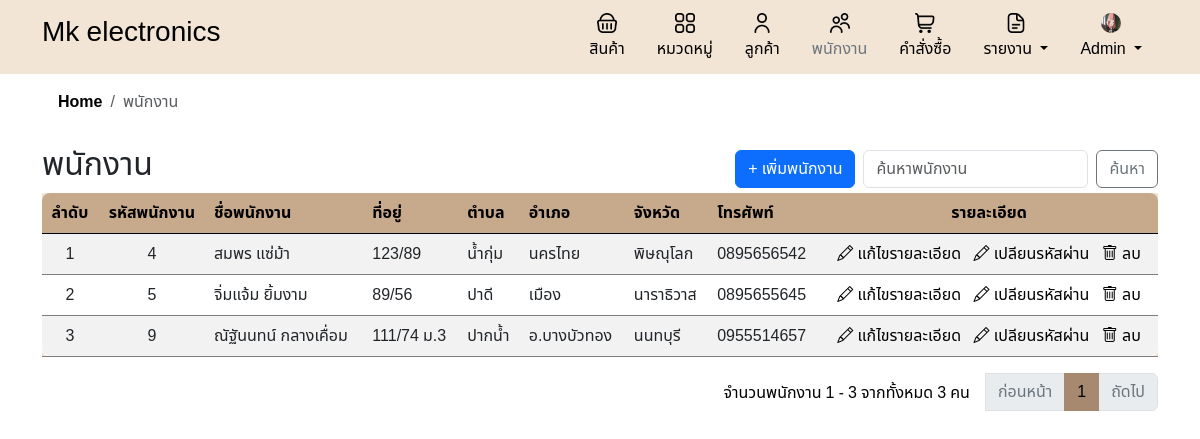
The page /employee.php (signed in) on the database its author committed.
### tables this page shows
CREATE TABLE `companies` (
  `company_id` int(11) NOT NULL,
  `company_name` varchar(100) NOT NULL,
  `company_address` varchar(255) DEFAULT NULL,
  `company_phone` varchar(10) DEFAULT NULL,
  `company_email` varchar(100) DEFAULT NULL,
  `profile_image` varchar(255) DEFAULT NULL
);

CREATE TABLE `employees` (
  `employee_id` int(11) NOT NULL,
  `name` varchar(100) NOT NULL,
  `address` varchar(255) DEFAULT NULL,
  `district` varchar(100) DEFAULT NULL,
  `city` varchar(100) DEFAULT NULL,
  `province` varchar(100) DEFAULT NULL,
  `phone` varchar(10) DEFAULT NULL,
  `created_at` timestamp NOT NULL DEFAULT current_timestamp()
);

### employee.php (the view, shortened to what this page needs)
<?php
include 'header.php';
include 'db.php';
include 'inc/links.php';
$search = isset($_GET['search']) ? $_GET['search'] : '';
$records_per_page = 10;
$current_page = isset($_GET['page']) ? intval($_GET['page']) : 1;
$offset = ($current_page - 1) * $records_per_page;
$sql = "SELECT * FROM employees";
$sql .= " LIMIT ? OFFSET ?";
$stmt = $conn->prepare($sql);
if ($search) {
    $search_param = "%$search%";
    $stmt->bind_param("ssii", $search_param, $search_param, $records_per_page, $offset);
} else {
    $stmt->bind_param("ii", $records_per_page, $offset);
}
$stmt->execute();
$result = $stmt->get_result();
$count_sql = "SELECT COUNT(*) as total_records FROM employees";
if ($search) {
    $count_sql .= " WHERE name LIKE ? OR address LIKE ?";
    $count_stmt = $conn->prepare($count_sql);
    $count_stmt->bind_param("ss", $search_param, $search_param);
    $count_stmt->execute();
    $count_result = $count_stmt->get_result();
} else {
    $count_result = $conn->query($count_sql);
}
$total_records = $count_result->fetch_assoc()['total_records'];
$total_pages = ceil($total_records / $records_per_page);
?>
<!DOCTYPE html>
<html>
<head>
</head>
<body>
    <div class="container">
        <nav aria-label="breadcrumb">
            <ol class="breadcrumb breadcrumb-chevron p-3 rounded -3">
                <li class="breadcrumb-item">
                    <a class="link-body-emphasis fw-semibold text-decoration-none" href="home.php">Home</a>
                </li>
                <li class="breadcrumb-item active" aria-current="page">พนักงาน</li>
            </ol>
        </nav>
        <div class="d-flex justify-content-between align-items-center">
            <h2>พนักงาน</h2>
            <div class="d-flex flex-grow-1 justify-content-end align-items-center gap-2">
                <div>
                    <a href="add_employee.php" class="btn btn-primary custom-btn">+ เพิ่มพนักงาน</a>
                </div>
                <form class="d-flex m-0" action="" method="get">
                    <input class="form-control me-2" type="search" name="search" placeholder="ค้นหาพนักงาน"
                        aria-label="Search" value="<?php echo htmlspecialchars($search); ?>">
                    <button class="btn btn-outline-secondary custom-btn-t" type="submit">ค้นหา</button>
                </form>
            </div>
        </div>
        <div class="table-responsive">
            <table class="table table-striped ">
                <thead>
                    <tr>
                        <th class='text-center'>ลำดับ</th>
                        <th class='text-center'>รหัสพนักงาน</th>
                        <th>ชื่อพนักงาน</th>
                        <th>ที่อยู่</th>
                        <th>ตำบล</th>
                        <th>อำเภอ</th>
                        <th>จังหวัด</th>
                        <th>โทรศัพท์</th>
                        <th class='text-center'>รายละเอียด</th>
                    </tr>
                </thead>
                <tbody>
                    <?php
                    if ($result->num_rows > 0) {
                        $row_number = $offset + 1;
                        while ($row = $result->fetch_assoc()) {
                            echo "<tr>
                                        <td class = 'text-center'>{$row_number}</td>
                                        <td class = 'text-center'>{$row['employee_id']}</td>
                                        <td class='text-truncate' style='max-width: 150px; overflow: hidden; white-space: nowrap;' >{$row['name']}</td>
                                        <td class='text-truncate' style='max-width: 150px; overflow: hidden; white-space: nowrap;' >{$row['address']}</td>
                                        <td>{$row['district']}</td>
                                        <td>{$row['city']}</td>
                                        <td>{$row['province']}</td>
                                        <td>{$row['phone']}</td>
                                        <td class = 'text-center'>
                                            <a href='edit_employee.php?employee_id=" . $row['employee_id'] . "' class='custom-link'>
                                                <i class='bi bi-pencil'></i> แก้ไขรายละเอียด
                                            </a> &nbsp;
                                             <a href='edit_employee_password.php?employee_id=" . $row['employee_id'] . "' class='custom-link'>
                                                <i class='bi bi-pencil'></i> เปลียนรหัสผ่าน
                                            </a> &nbsp;
                                            <a href='#' class='custom-link' onclick='confirmDelete(" . $row['employee_id'] . ")'>
                                                <i class='bi bi-trash'></i> ลบ
                                            </a>
                                        </td>
                                    </tr>";
                            $row_number++;
                        }
                    } else {
                        echo "<tr><td colspan='8'>ไม่มีข้อมูลพนักงาน</td></tr>";
                    }
                    ?>
                </tbody>
            </table>
            <nav aria-label="Page navigation example">
                <ul class="pagination justify-content-end">
                    <div class="mt-2 me-3">
                        <?php
                        $start_number = ($current_page - 1) * $records_per_page + 1;
                        $end_number = min($start_number + $records_per_page - 1, $total_records);
                        echo "จำนวนพนักงาน $start_number - $end_number จากทั้งหมด $total_records คน";
                        ?>
                    </div>
                    <?php if ($current_page > 1): ?>
                        <li class="page-item">
                            <a class="page-link"
                                href="?page=<?php echo $current_page - 1; ?>&search=<?php echo urlencode($search); ?>">ก่อนหน้า</a>
                        </li>
                    <?php else: ?>
                        <li class="page-item disabled">
                            <a class="page-link">ก่อนหน้า</a>
                        </li>
                    <?php endif; ?>
                    <?php for ($i = 1; $i <= $total_pages; $i++): ?>
                        <li class="page-item <?php echo ($i == $current_page) ? 'active' : ''; ?>">
                            <a class="page-link" href="?page=<?php echo $i; ?>&search=<?php echo urlencode($search); ?>">
                                <?php echo $i; ?>
                            </a>
                        </li>
                    <?php endfor; ?>
                    <?php if ($current_page < $total_pages): ?>
                        <li class="page-item">
                            <a class="page-link"
                                href="?page=<?php echo $current_page + 1; ?>&search=<?php echo urlencode($search); ?>">ถัดไป</a>
                        </li>
                    <?php else: ?>
                        <li class="page-item disabled">
                            <a class="page-link">ถัดไป</a>
                        </li>
                    <?php endif; ?>
                </ul>
            </nav>
        </div>
    </div>
</body>
</html>

### header.php (shortened to what this page needs)
<?php
include 'db.php';
$sql = "SELECT profile_image FROM companies WHERE company_id = 1";
$result = $conn->query($sql);
$profile_image = 'default.png';
if ($result->num_rows > 0) {
    $row = $result->fetch_assoc();
    if (!empty($row['profile_image'])) {
        $profile_image = $row['profile_image'];
    }
}
?>
<div class="header-container">
    <div class="container">
        <div class="d-flex flex-wrap align-items-center justify-content-center justify-content-lg-start">
            <a href="home.php"
                class="d-flex align-items-center my-2 my-lg-0 me-lg-auto <?php echo basename($_SERVER['PHP_SELF']) == 'home.php' ? 'text-secondary active' : 'text-black'; ?> text-decoration-none">
                <h3>Mk electronics</h3>
            </a>
            <ul class="nav col-12 col-lg-auto my-2 justify-content-center my-md-0">
                <li>
                    <a href="product.php"
                        class="nav-link <?php echo basename($_SERVER['PHP_SELF']) == 'product.php' ? 'text-secondary active' : 'text-black'; ?>">
                        <img src="image/shopping-basket.png" class="bi d-block mx-auto mb-1 icon" width="20"
                            height="20">
                        สินค้า
                    </a>
                </li>
                <li>
                    <a href="category.php"
                        class="nav-link <?php echo basename($_SERVER['PHP_SELF']) == 'category.php' ? 'text-secondary active' : 'text-black'; ?>">
                        <img src="image/apps.png" class="bi d-block mx-auto mb-1 icon" width="20"
                            height="20">
                        หมวดหมู่
                    </a>
                </li>
                <li>
                    <a href="customer.php"
                        class="nav-link <?php echo basename($_SERVER['PHP_SELF']) == 'customer.php' ? 'text-secondary active' : 'text-black'; ?>">
                        <img src="image/user (1).png" class="bi d-block mx-auto mb-1 icon" width="20" height="20">
                        ลูกค้า
                    </a>
                </li>
                <?php if ($_SESSION['role'] === 'admin'): ?>
                    <li>
                        <a href="employee.php"
                            class="nav-link <?php echo basename($_SERVER['PHP_SELF']) == 'employee.php' ? 'text-secondary active' : 'text-black'; ?>">
                            <img src="image/users.png" class="bi d-block mx-auto mb-1 icon" width="20" height="20">
                            พนักงาน
                        </a>
                    </li>
                <?php endif; ?>
                <li>
                    <a href="order.php"
                        class="nav-link <?php echo basename($_SERVER['PHP_SELF']) == 'order.php' ? 'text-secondary active' : 'text-black'; ?>">
                        <img src="image/shopping-cart.png" class="bi d-block mx-auto mb-1 icon" width="20" height="20">
                        คำสั่งซื้อ
                    </a>
                </li>
                <?php if ($_SESSION['role'] === 'admin'): ?>
                    <li class="nav-item dropdown">
                        <a href="#"
                            class="nav-link dropdown-toggle <?php echo basename($_SERVER['PHP_SELF']) == 'report.php' ? 'text-secondary active' : 'text-black'; ?>"
                            id="dropdownReport" role="button" data-bs-toggle="dropdown" aria-expanded="false">
                            <img src="image/document.png" class="bi d-block mx-auto mb-1 icon" width="20" height="20">
                            รายงาน
                        </a>
                    </li>
                    <li class="nav-item dropdown">
                        <a href="#"
                            class="nav-link dropdown-toggle <?php echo basename($_SERVER['PHP_SELF']) == 'admin.php' ? 'text-secondary active' : 'text-black'; ?>"
                            id="dropdownProfile" role="button" data-bs-toggle="dropdown" aria-expanded="false">
                            <img src="uploads/<?php echo htmlspecialchars($profile_image); ?>"
                                class="bi d-block mx-auto mb-1 icon rounded-circle" width="20" height="20"
                                alt="Profile Image">
                            <?php echo ($_SESSION['role'] === 'admin') ? 'Admin' : 'User'; ?>
                        </a>
                    </li>
                <?php endif; ?>
            </ul>
        </div>
    </div>
</div>
</body>
</html>

### style.css (style rules this page uses)
* { font-family: "Noto Sans Thai", sans-serif; }
html { overflow-y: scroll; }
body { font-family: "Noto Sans Thai", sans-serif; background-color: #ffffff; }
.header-container { width: 100%; background-color: #F2E5D5; padding: 5px; }
.table { width: 100%; margin-bottom: 1rem; color: #212529; background-color: #F2E5D5; overflow: hidden; }
.table td, .table th { background-color: #F2E5D5; border-color: #7e7e7e; }
.table-striped tbody tr:nth-of-type(odd) { background-color: rgba(242, 229, 213, 0.5); }
.table th, .table td { padding: 0.75rem; vertical-align: top; border-top: 1px solid #ffffff; text-align: left; }
.table thead th { vertical-align: bottom; border-bottom: 1px solid #000000; background-color: #C7A98B; color: #000; }
.table thead th:first-child { border-top-left-radius: 8px; }
.table thead th:last-child { border-top-right-radius: 8px; }
.table tbody tr:last-child td:first-child { border-bottom-left-radius: 8px; }
.table tbody tr:last-child td:last-child { border-bottom-right-radius: 8px; }
.table-responsive { display: block; width: 100%; overflow-x: auto; -webkit-overflow-scrolling: touch; -ms-overflow-style: -ms-autohiding-scrollbar; }
.custom-btn { background-color: #ffffff; color: #000000; border: 2px solid #C7A98B; }
.custom-btn-t { background-color: #C7A98B; color: #000000; border: none; }
.pagination { color: #000; }
.page-item.active .page-link { background-color: #A6896F; border-color: #A6896F; color: #000000; }
.page-item .page-link { color: #000000; }
.page-item.disabled .page-link { color: #6c757d; }
.custom-link { color: #000; text-decoration: none; }
body { margin-bottom: 20px; padding: 0; background-color: #f8f9fa; }
.table th, .table td { vertical-align: middle; }
html, body { height: 100%; }

### rows shown on the page
companies: profile_image (picture)
employees: employee_id "4", name "สมพร แซ่ม้า", address "123/89", district "น้ำกุ่ม", city "นครไทย", province "พิษณุโลก", phone "0895656542"
employees: employee_id "5", name "จิ่มแจ้ม ยิ้มงาม", address "89/56", district "ปาดี", city "เมือง", province "นาราธิวาส", phone "0895655645"
employees: employee_id "9", name "ณัฐันนทน์ กลางเคื่อม", address "111/74 ม.3", district "ปากน้ำ", city "อ.บางบัวทอง", province "นนทบุรี", phone "0955514657"

### other values the page prints
$start_number "1"
$end_number "3"
$total_records "3"
